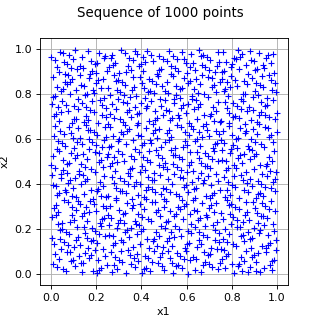

Generate this figure with Python:
import openturns as ot
from matplotlib import pyplot as plt
from openturns.viewer import View

# Generate points with the given sequence
sequence = ot.HaltonSequence(2)
sample = sequence.generate(1000)

# Create the graph
graph = ot.Graph("", "x1", "x2", True, "")
cloud = ot.Cloud(sample)
graph.add(cloud)

# Draw the graph
fig = plt.figure(figsize=(4, 4))
plt.suptitle("Sequence of 1000 points")
axis = fig.add_subplot(111)
View(graph, figure=fig, axes=[axis], add_legend=False)
axis.set_xlim(auto=True)
